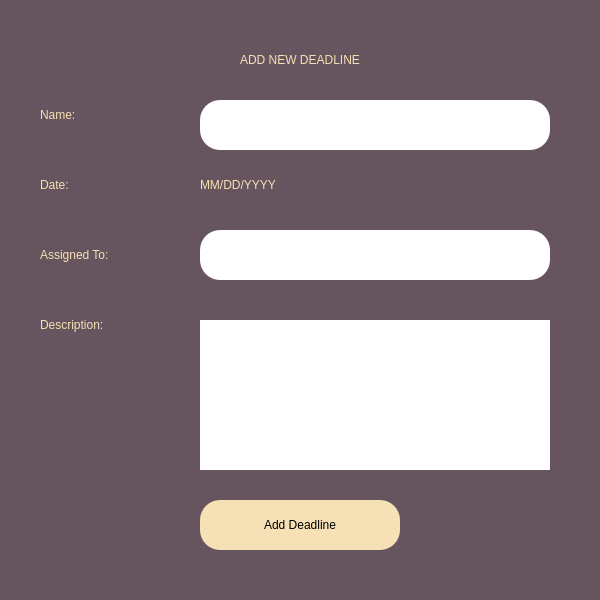
<?xml version="1.0" encoding="UTF-8"?>
<ui version="4.0">
 <class>Dialog</class>
 <widget class="QDialog" name="Dialog">
  <property name="geometry">
   <rect>
    <x>0</x>
    <y>0</y>
    <width>600</width>
    <height>600</height>
   </rect>
  </property>
  <property name="windowTitle">
   <string>Dialog</string>
  </property>
  <widget class="QWidget" name="Background" native="true">
   <property name="geometry">
    <rect>
     <x>0</x>
     <y>0</y>
     <width>600</width>
     <height>600</height>
    </rect>
   </property>
   <property name="styleSheet">
    <string notr="true">QWidget #Background{
background-color:rgb(102, 84, 94)}
</string>
   </property>
   <widget class="QPushButton" name="add_button">
    <property name="geometry">
     <rect>
      <x>200</x>
      <y>500</y>
      <width>200</width>
      <height>50</height>
     </rect>
    </property>
    <property name="styleSheet">
     <string notr="true">border-radius: 20px;
background-color: rgb(246, 224, 181);
font: 75 18pt &quot;MS Shell Dlg 2&quot;;</string>
    </property>
    <property name="text">
     <string>Add Deadline</string>
    </property>
   </widget>
   <widget class="QLabel" name="form_name">
    <property name="geometry">
     <rect>
      <x>140</x>
      <y>40</y>
      <width>320</width>
      <height>40</height>
     </rect>
    </property>
    <property name="styleSheet">
     <string notr="true">font: 75 25pt &quot;MS Shell Dlg 2&quot;; 
color: rgb(246, 224, 181);
text-align: right;</string>
    </property>
    <property name="text">
     <string>ADD NEW DEADLINE</string>
    </property>
    <property name="alignment">
     <set>Qt::AlignCenter</set>
    </property>
   </widget>
   <widget class="QLabel" name="name_label">
    <property name="geometry">
     <rect>
      <x>40</x>
      <y>100</y>
      <width>140</width>
      <height>30</height>
     </rect>
    </property>
    <property name="styleSheet">
     <string notr="true">font: 75 20pt &quot;MS Shell Dlg 2&quot;; 
color: rgb(246, 224, 181);
text-align: right;</string>
    </property>
    <property name="text">
     <string>Name:</string>
    </property>
    <property name="alignment">
     <set>Qt::AlignLeading|Qt::AlignLeft|Qt::AlignVCenter</set>
    </property>
   </widget>
   <widget class="QLineEdit" name="name_field">
    <property name="geometry">
     <rect>
      <x>200</x>
      <y>100</y>
      <width>350</width>
      <height>50</height>
     </rect>
    </property>
    <property name="styleSheet">
     <string notr="true">border-radius: 20px;
font-size: 20px;
color: black;</string>
    </property>
    <property name="text">
     <string/>
    </property>
   </widget>
   <widget class="QLabel" name="date_label">
    <property name="geometry">
     <rect>
      <x>40</x>
      <y>170</y>
      <width>140</width>
      <height>30</height>
     </rect>
    </property>
    <property name="styleSheet">
     <string notr="true">font: 75 20pt &quot;MS Shell Dlg 2&quot;; 
color: rgb(246, 224, 181);
text-align: right;</string>
    </property>
    <property name="text">
     <string>Date:</string>
    </property>
    <property name="alignment">
     <set>Qt::AlignLeading|Qt::AlignLeft|Qt::AlignVCenter</set>
    </property>
   </widget>
   <widget class="QLabel" name="description_label">
    <property name="geometry">
     <rect>
      <x>40</x>
      <y>310</y>
      <width>140</width>
      <height>30</height>
     </rect>
    </property>
    <property name="styleSheet">
     <string notr="true">font: 75 20pt &quot;MS Shell Dlg 2&quot;; 
color: rgb(246, 224, 181);
text-align: right;</string>
    </property>
    <property name="text">
     <string>Description:</string>
    </property>
    <property name="alignment">
     <set>Qt::AlignLeading|Qt::AlignLeft|Qt::AlignVCenter</set>
    </property>
   </widget>
   <widget class="QTextEdit" name="description_field">
    <property name="geometry">
     <rect>
      <x>200</x>
      <y>320</y>
      <width>350</width>
      <height>150</height>
     </rect>
    </property>
    <property name="styleSheet">
     <string notr="true">border-radius: 20px;
font-size: 20px;
color: black;</string>
    </property>
   </widget>
   <widget class="QLabel" name="date_field">
    <property name="geometry">
     <rect>
      <x>200</x>
      <y>170</y>
      <width>191</width>
      <height>30</height>
     </rect>
    </property>
    <property name="styleSheet">
     <string notr="true">font: 75 20pt &quot;MS Shell Dlg 2&quot;; 
color: rgb(246, 224, 181);
text-align: right;</string>
    </property>
    <property name="text">
     <string>MM/DD/YYYY</string>
    </property>
    <property name="alignment">
     <set>Qt::AlignLeading|Qt::AlignLeft|Qt::AlignVCenter</set>
    </property>
   </widget>
   <widget class="QLabel" name="assigned_label">
    <property name="geometry">
     <rect>
      <x>40</x>
      <y>240</y>
      <width>151</width>
      <height>30</height>
     </rect>
    </property>
    <property name="styleSheet">
     <string notr="true">font: 75 20pt &quot;MS Shell Dlg 2&quot;; 
color: rgb(246, 224, 181);
text-align: right;</string>
    </property>
    <property name="text">
     <string>Assigned To:</string>
    </property>
    <property name="alignment">
     <set>Qt::AlignLeading|Qt::AlignLeft|Qt::AlignVCenter</set>
    </property>
   </widget>
   <widget class="QLineEdit" name="assigned_field">
    <property name="geometry">
     <rect>
      <x>200</x>
      <y>230</y>
      <width>350</width>
      <height>50</height>
     </rect>
    </property>
    <property name="styleSheet">
     <string notr="true">border-radius: 20px;
font-size: 20px;
color: black;</string>
    </property>
    <property name="text">
     <string/>
    </property>
   </widget>
  </widget>
 </widget>
 <resources/>
 <connections/>
</ui>
